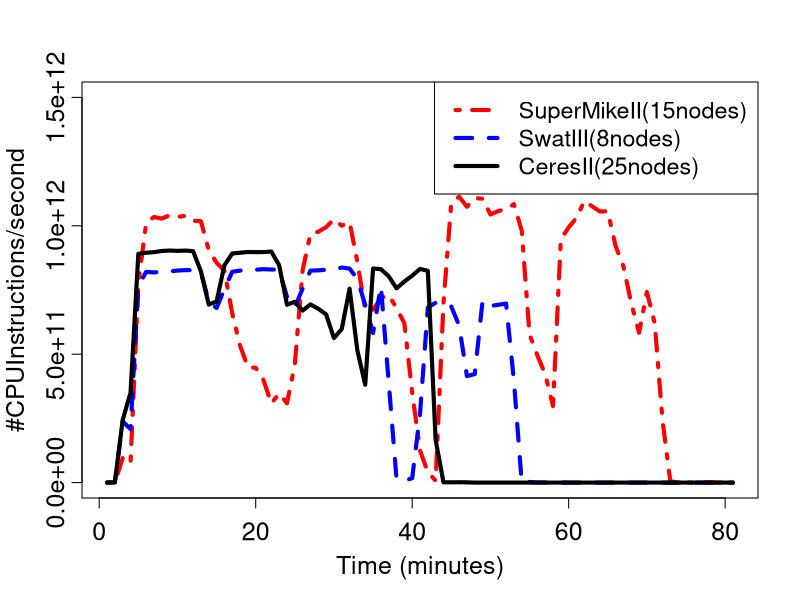

Write the R code that produced this figure.
#Where the file is saved
pdf("/Users/arghyakusumdas/Documents/MyGitProjects/MyIeeeAccessPaper/IEEEtran/IEEEtran/Figures/SystemFigures/BombusGrConsIPS.pdf", family="Times")

#Read data from CSV
data <- read.csv(file="BombusGrConsIPS.csv",head=FALSE,sep=",")

x <- 1:length(data$V1)

lt <- c(4,2,1)

plot(x, data$V1, type='l', col='red', lwd=4, lty=lt[1], ann=F, xaxt='n', yaxt='n',ylim=c(0,1500000000000))
lines(x, data$V2, col='blue', lwd=4, lty=lt[2])
lines(x, data$V3, col='black', lwd=4, lty=lt[3])
axis(1, cex.axis=1.5, padj=.35)
axis(2,cex.axis=1.5, padj=.35)
title(xlab="Time (minutes)", cex.lab=1.5)
title(ylab="#CPUInstructions/second", cex.lab=1.5, mgp=c(2.7,1,1))

legend("topright", c("SuperMikeII(15nodes)", "SwatIII(8nodes)", "CeresII(25nodes)"), col=c("red","blue","black"), lwd=c(4,4), lty=lt, cex = 1.4)

dev.off()




#TeraSortIPS=default
#WordCountIPS=default
#BombusGrConsIPS=5000000000
#BombusGrSimpIPS=default


#TeraSortIO=10000000000
#WordCountIO=10000000000
#BombusGrConsIO=5000000000
#BombusGrSimpIO=2000000000
